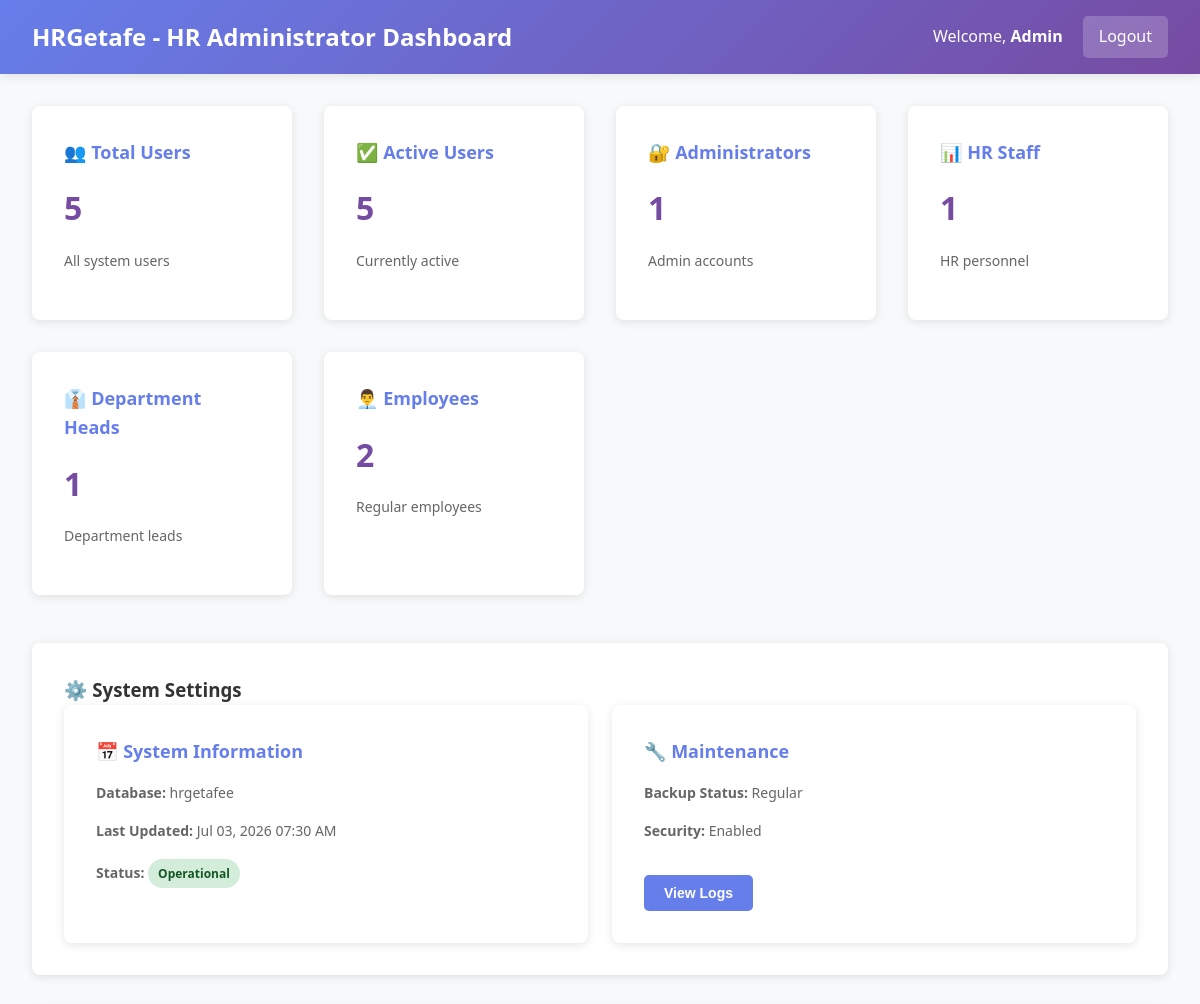
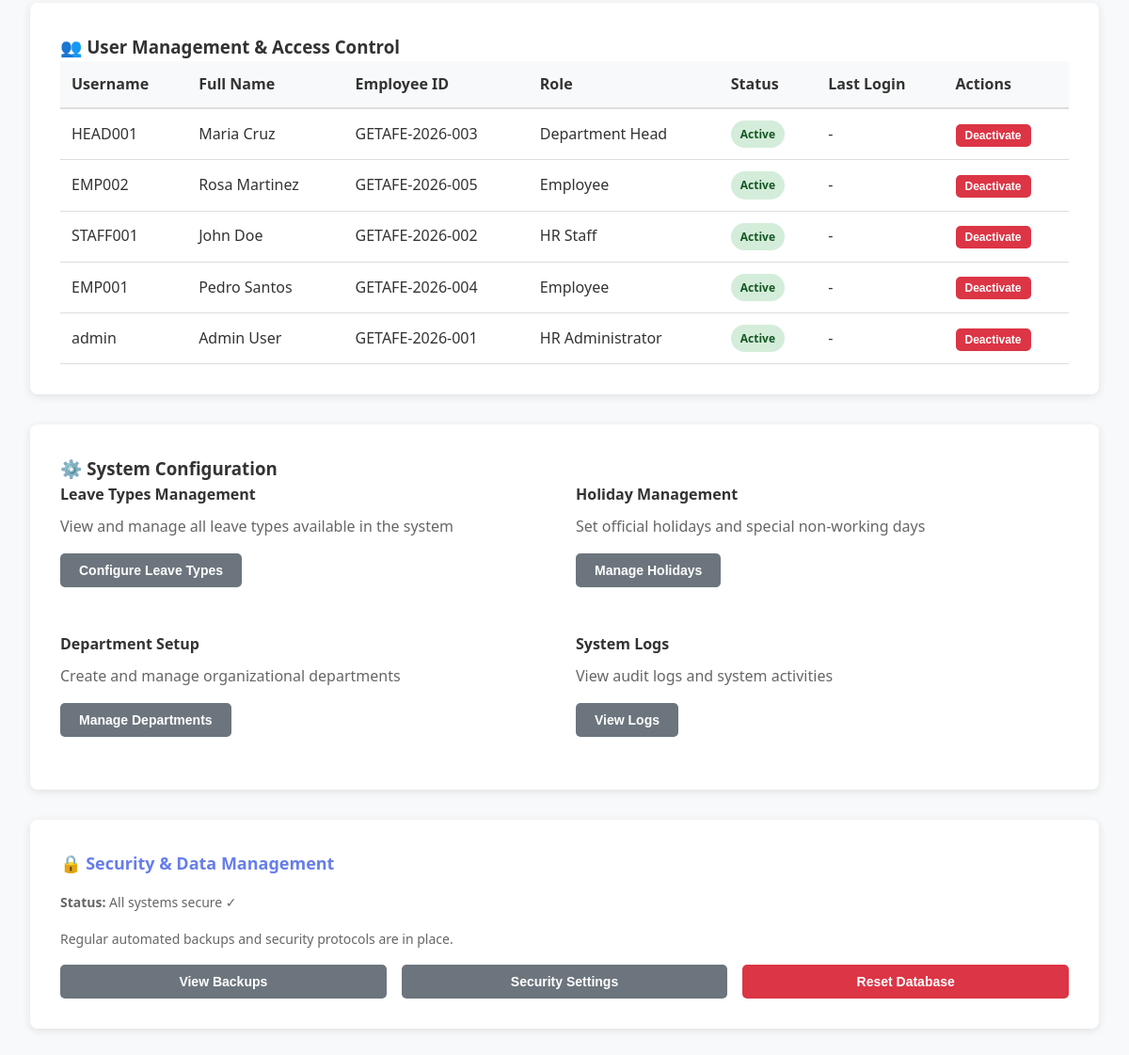
/hr-admin/dashboard.php (signed in), run on the app's committed database (2 pictures, top to bottom).
### tables this page shows
CREATE TABLE IF NOT EXISTS employees (
  employee_id INT PRIMARY KEY AUTO_INCREMENT,
  employee_code VARCHAR(20) UNIQUE NOT NULL,
  first_name VARCHAR(50) NOT NULL,
  last_name VARCHAR(50) NOT NULL,
  middle_name VARCHAR(50),
  email VARCHAR(100) UNIQUE NOT NULL,
  phone VARCHAR(20),
  position VARCHAR(100),
  dept_id INT,
  date_hired DATE,
  salary DECIMAL(10, 2),
  qr_code_path VARCHAR(255),
  status ENUM('active', 'inactive', 'on_leave') DEFAULT 'active',
  created_at TIMESTAMP DEFAULT CURRENT_TIMESTAMP,
  updated_at TIMESTAMP DEFAULT CURRENT_TIMESTAMP ON UPDATE CURRENT_TIMESTAMP,
  FOREIGN KEY (dept_id) REFERENCES departments(dept_id)
);

CREATE TABLE IF NOT EXISTS users (
  user_id INT PRIMARY KEY AUTO_INCREMENT,
  username VARCHAR(50) UNIQUE NOT NULL,
  password VARCHAR(255) NOT NULL,
  role_id INT NOT NULL,
  employee_id INT,
  status ENUM('active', 'inactive') DEFAULT 'active',
  created_at TIMESTAMP DEFAULT CURRENT_TIMESTAMP,
  updated_at TIMESTAMP DEFAULT CURRENT_TIMESTAMP ON UPDATE CURRENT_TIMESTAMP,
  last_login DATETIME,
  FOREIGN KEY (role_id) REFERENCES roles(role_id),
  FOREIGN KEY (employee_id) REFERENCES employees(employee_id)
);

CREATE TABLE IF NOT EXISTS roles (
  role_id INT PRIMARY KEY AUTO_INCREMENT,
  role_name VARCHAR(50) UNIQUE NOT NULL,
  description TEXT,
  created_at TIMESTAMP DEFAULT CURRENT_TIMESTAMP
);

### includes/functions.php (called while the page is built, shortened)
<?php
function format_datetime($datetime) {
    return date('M d, Y h:i A', strtotime($datetime));
}
function get_employee_info($conn, $employee_id) {
    $result = $conn->query("SELECT * FROM employees WHERE employee_id = $employee_id");
    return $result->fetch_assoc();
}
?>

### hr-admin/dashboard.php (the view, shortened to what this page needs)
<?php
require_once '../config/database.php';
require_once '../includes/functions.php';
$employee_id = $_SESSION['employee_id'];
$employee = get_employee_info($conn, $employee_id);
$users = $conn->query("
    SELECT u.*, e.first_name, e.last_name, e.employee_code, r.role_name
    FROM users u
    JOIN employees e ON u.employee_id = e.employee_id
    JOIN roles r ON u.role_id = r.role_id
    ORDER BY u.created_at DESC
")->fetch_all(MYSQLI_ASSOC);
$total_users = count($users);
$active_users = $conn->query("SELECT COUNT(*) as count FROM users WHERE status = 'active'")->fetch_assoc()['count'];
$admin_count = $conn->query("SELECT COUNT(*) as count FROM users WHERE role_id = 1")->fetch_assoc()['count'];
$staff_count = $conn->query("SELECT COUNT(*) as count FROM users WHERE role_id = 2")->fetch_assoc()['count'];
$head_count = $conn->query("SELECT COUNT(*) as count FROM users WHERE role_id = 3")->fetch_assoc()['count'];
$emp_count = $conn->query("SELECT COUNT(*) as count FROM users WHERE role_id = 4")->fetch_assoc()['count'];
?>
<!DOCTYPE html>
<html lang="en">
<head>
    <link rel="stylesheet" href="../assets/css/style.css">
</head>
<body>
    <div class="navbar">
        <h2>HRGetafe - HR Administrator Dashboard</h2>
        <div class="navbar-user">
            <span>Welcome, <strong><?php echo htmlspecialchars($employee['first_name']); ?></strong></span>
            <a href="../logout.php">Logout</a>
        </div>
    </div>
    <div class="container">
        <div class="dashboard">
            <div class="card">
                <h3>👥 Total Users</h3>
                <div class="stat-number"><?php echo $total_users; ?></div>
                <p>All system users</p>
            </div>
            <div class="card">
                <h3>✅ Active Users</h3>
                <div class="stat-number"><?php echo $active_users; ?></div>
                <p>Currently active</p>
            </div>
            <div class="card">
                <h3>🔐 Administrators</h3>
                <div class="stat-number"><?php echo $admin_count; ?></div>
                <p>Admin accounts</p>
            </div>
            <div class="card">
                <h3>📊 HR Staff</h3>
                <div class="stat-number"><?php echo $staff_count; ?></div>
                <p>HR personnel</p>
            </div>
            <div class="card">
                <h3>👔 Department Heads</h3>
                <div class="stat-number"><?php echo $head_count; ?></div>
                <p>Department leads</p>
            </div>
            <div class="card">
                <h3>👨‍💼 Employees</h3>
                <div class="stat-number"><?php echo $emp_count; ?></div>
                <p>Regular employees</p>
            </div>
        </div>
        <div class="table-container">
            <h3>⚙️ System Settings</h3>
            <div style="display: grid; grid-template-columns: repeat(2, 1fr); gap: 1.5rem;">
                <div class="card">
                    <h3>📅 System Information</h3>
                    <p><strong>Database:</strong> hrgetafee</p>
                    <p><strong>Last Updated:</strong> <?php echo format_datetime(date('Y-m-d H:i:s')); ?></p>
                    <p><strong>Status:</strong> <span class="badge badge-success">Operational</span></p>
                </div>
                <div class="card">
                    <h3>🔧 Maintenance</h3>
                    <p><strong>Backup Status:</strong> Regular</p>
                    <p><strong>Security:</strong> Enabled</p>
                    <button class="btn btn-primary" style="margin-top: 1rem;">View Logs</button>
                </div>
            </div>
        </div>
        <div class="table-container">
            <h3>👥 User Management & Access Control</h3>
            <table>
                <thead>
                    <tr>
                        <th>Username</th>
                        <th>Full Name</th>
                        <th>Employee ID</th>
                        <th>Role</th>
                        <th>Status</th>
                        <th>Last Login</th>
                        <th>Actions</th>
                    </tr>
                </thead>
                <tbody>
                    <?php if (!empty($users)): ?>
                        <?php foreach ($users as $user): ?>
                        <tr>
                            <td><?php echo htmlspecialchars($user['username']); ?></td>
                            <td><?php echo htmlspecialchars($user['first_name'] . ' ' . $user['last_name']); ?></td>
                            <td><?php echo $user['employee_code']; ?></td>
                            <td><?php echo htmlspecialchars($user['role_name']); ?></td>
                            <td>
                                <?php if ($user['status'] === 'active'): ?>
                                    <span class="badge badge-success">Active</span>
                                <?php else: ?>
                                    <span class="badge badge-danger">Inactive</span>
                                <?php endif; ?>
                            </td>
                            <td><?php echo $user['last_login'] ? format_datetime($user['last_login']) : '-'; ?></td>
                            <td>
                                <?php if ($user['status'] === 'active'): ?>
                                    <form method="POST" style="display: inline;">
                                        <button type="submit" name="action" value="deactivate" class="btn btn-danger" style="padding: 5px 10px; font-size: 12px;">Deactivate</button>
                                    </form>
                                <?php endif; ?>
                            </td>
                        </tr>
                        <?php endforeach; ?>
                    <?php else: ?>
                    <tr>
                        <td colspan="7" class="text-center">No users found</td>
                    </tr>
                    <?php endif; ?>
                </tbody>
            </table>
        </div>
        <div class="table-container">
            <h3>⚙️ System Configuration</h3>
            <div style="display: grid; grid-template-columns: repeat(2, 1fr); gap: 1.5rem;">
                <div class="form-group">
                    <label>Leave Types Management</label>
                    <p style="color: #666; margin-bottom: 1rem;">View and manage all leave types available in the system</p>
                    <button class="btn btn-secondary" disabled>Configure Leave Types</button>
                </div>
                <div class="form-group">
                    <label>Holiday Management</label>
                    <p style="color: #666; margin-bottom: 1rem;">Set official holidays and special non-working days</p>
                    <button class="btn btn-secondary" disabled>Manage Holidays</button>
                </div>
                <div class="form-group">
                    <label>Department Setup</label>
                    <p style="color: #666; margin-bottom: 1rem;">Create and manage organizational departments</p>
                    <button class="btn btn-secondary" disabled>Manage Departments</button>
                </div>
                <div class="form-group">
                    <label>System Logs</label>
                    <p style="color: #666; margin-bottom: 1rem;">View audit logs and system activities</p>
                    <button class="btn btn-secondary" disabled>View Logs</button>
                </div>
            </div>
        </div>
        <div class="card" style="margin-top: 2rem;">
            <h3>🔒 Security & Data Management</h3>
            <p><strong>Status:</strong> All systems secure ✓</p>
            <p style="color: #666; margin-bottom: 1rem;">Regular automated backups and security protocols are in place.</p>
            <div style="display: grid; grid-template-columns: repeat(3, 1fr); gap: 1rem;">
                <button class="btn btn-secondary" disabled>View Backups</button>
                <button class="btn btn-secondary" disabled>Security Settings</button>
                <button class="btn btn-danger" disabled>Reset Database</button>
            </div>
        </div>
    </div>
</body>
</html>

### assets/css/style.css (style rules this page uses)
* { margin: 0; padding: 0; box-sizing: border-box; }
:root { --primary-color: #667eea; --secondary-color: #764ba2; --success-color: #28a745; --danger-color: #dc3545; --warning-color: #ffc107; --info-color: #17a2b8; --light-bg: #f8f9fa; --dark-text: #333; --border-color: #ddd; --shadow: 0 2px 10px rgba(0, 0, 0, 0.1); }
body { font-family: 'Segoe UI', Tahoma, Geneva, Verdana, sans-serif; background-color: var(--light-bg); color: var(--dark-text); line-height: 1.6; }
.navbar { background: linear-gradient(135deg, var(--primary-color) 0%, var(--secondary-color) 100%); color: white; padding: 1rem 2rem; box-shadow: var(--shadow); display: flex; justify-content: space-between; align-items: center; }
.navbar h2 { font-size: 24px; margin: 0; }
.navbar-user { display: flex; align-items: center; gap: 20px; }
.navbar-user a { color: white; text-decoration: none; padding: 8px 16px; background: rgba(255, 255, 255, 0.2); border-radius: 5px; transition: background 0.3s; }
.container { max-width: 1200px; margin: 2rem auto; padding: 0 2rem; }
.dashboard { display: grid; grid-template-columns: repeat(auto-fit, minmax(250px, 1fr)); gap: 2rem; margin-bottom: 3rem; }
.card { background: white; border-radius: 8px; padding: 2rem; box-shadow: var(--shadow); transition: transform 0.3s, box-shadow 0.3s; }
.card h3 { color: var(--primary-color); margin-bottom: 1rem; font-size: 18px; }
.card p { color: #666; font-size: 14px; margin-bottom: 1rem; }
.stat-number { font-size: 32px; font-weight: bold; color: var(--secondary-color); margin: 1rem 0; }
.table-container { background: white; border-radius: 8px; padding: 2rem; box-shadow: var(--shadow); overflow-x: auto; margin-bottom: 2rem; }
table { width: 100%; border-collapse: collapse; }
thead { background-color: var(--light-bg); border-bottom: 2px solid var(--border-color); }
th { padding: 12px; text-align: left; font-weight: 600; color: var(--dark-text); }
td { padding: 12px; border-bottom: 1px solid var(--border-color); }
.form-group { margin-bottom: 1.5rem; }
label { display: block; margin-bottom: 0.5rem; font-weight: 600; color: var(--dark-text); }
button, .btn { padding: 10px 20px; border: none; border-radius: 5px; font-size: 14px; font-weight: 600; cursor: pointer; transition: all 0.3s; text-decoration: none; display: inline-block; }
.btn-primary { background: var(--primary-color); color: white; }
.btn-danger { background: var(--danger-color); color: white; }
.btn-secondary { background: #6c757d; color: white; }
.badge { display: inline-block; padding: 5px 10px; border-radius: 20px; font-size: 12px; font-weight: 600; }
.badge-success { background: #d4edda; color: #155724; }

### data on the page
employees: first_name "Admin"
users: username "HEAD001", employee.last_name "Maria Cruz", employee.employee_code "GETAFE-2026-003", role.role_name "Department Head", status "Active"
users: username "EMP002", employee.last_name "Rosa Martinez", employee.employee_code "GETAFE-2026-005", role.role_name "Employee", status "Active"
users: username "STAFF001", employee.last_name "John Doe", employee.employee_code "GETAFE-2026-002", role.role_name "HR Staff", status "Active"
users: username "EMP001", employee.last_name "Pedro Santos", employee.employee_code "GETAFE-2026-004", role.role_name "Employee", status "Active"
users: username "admin", employee.last_name "Admin User", employee.employee_code "GETAFE-2026-001", role.role_name "HR Administrator", status "Active"

### other printed values
$total_users "5"
$active_users "5"
$admin_count "1"
$staff_count "1"
$head_count "1"
$emp_count "2"
